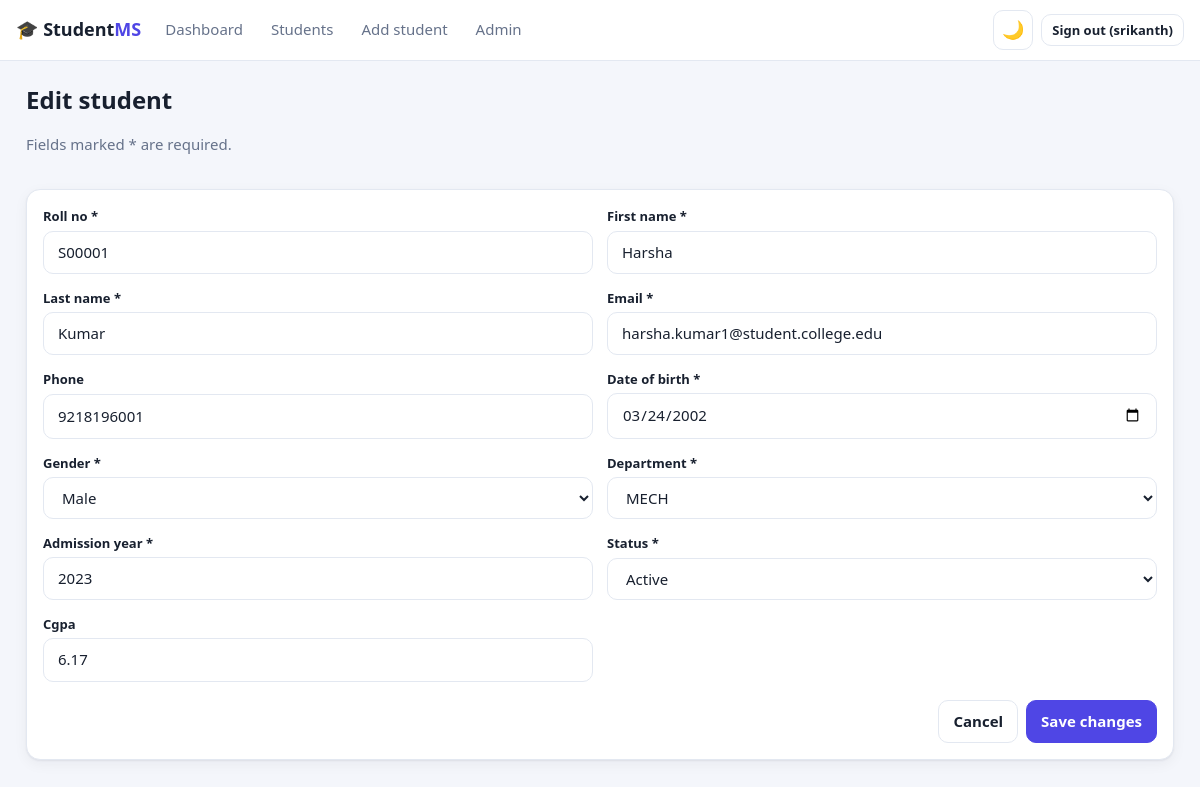
The page /students/1/edit/ (signed in) on the database its author committed.
### students/models.py (models this page shows, shortened)
class Student(models.Model):
    class Gender(models.TextChoices):
        MALE = "M", "Male"
        FEMALE = "F", "Female"
        OTHER = "O", "Other"
    class Status(models.TextChoices):
        ACTIVE = "ACTIVE", "Active"
        GRADUATED = "GRADUATED", "Graduated"
        SUSPENDED = "SUSPENDED", "Suspended"
        DROPPED = "DROPPED", "Dropped"
    roll_no = models.CharField(max_length=20, unique=True)
    first_name = models.CharField(max_length=60)
    last_name = models.CharField(max_length=60)
    email = models.EmailField(unique=True)
    phone = models.CharField(
        max_length=15,
        blank=True,
        validators=[RegexValidator(r"^[0-9+]{7,15}$", "Enter 7-15 digits (a leading + is allowed).")],
    )
    date_of_birth = models.DateField()
    gender = models.CharField(max_length=1, choices=Gender.choices)
    department = models.ForeignKey(Department, on_delete=models.PROTECT, related_name="students")
    admission_year = models.PositiveSmallIntegerField(
        validators=[MinValueValidator(2000), MaxValueValidator(2100)]
    )
    status = models.CharField(max_length=10, choices=Status.choices, default=Status.ACTIVE)
    cgpa = models.DecimalField(
        max_digits=4, decimal_places=2, null=True, blank=True,
        validators=[MinValueValidator(0), MaxValueValidator(10)],
    )
    created_at = models.DateTimeField(auto_now_add=True)
    updated_at = models.DateTimeField(auto_now=True)
    class Meta:
        ordering = ["roll_no"]
        indexes = [
            models.Index(fields=["department", "status"]),
            models.Index(fields=["last_name", "first_name"]),
            models.Index(fields=["admission_year"]),
        ]

### students/views.py (the view, shortened to what this page needs)
# urls.py: path("students/<int:pk>/edit/", views.StudentUpdateView.as_view(), name="student_edit"),
class StudentUpdateView(LoginRequiredMixin, UpdateView):
    model = Student
    form_class = StudentForm
    template_name = "students/student_form.html"
    success_url = reverse_lazy("student_list")
    extra_context = {"title": "Edit student", "submit_label": "Save changes"}

### students/forms.py (shortened to what this page needs)
class StudentForm(forms.ModelForm):
    class Meta:
        model = Student
        fields = [
            "roll_no", "first_name", "last_name", "email", "phone", "date_of_birth",
            "gender", "department", "admission_year", "status", "cgpa",
        ]
        widgets = {
            "date_of_birth": forms.DateInput(attrs={"type": "date"}, format="%Y-%m-%d"),
            "cgpa": forms.NumberInput(attrs={"step": "0.01", "min": "0", "max": "10"}),
        }
    def __init__(self, *args, **kwargs):
        super().__init__(*args, **kwargs)
        for name, field in self.fields.items():
            field.widget.attrs.setdefault("class", "input")
        self.fields["date_of_birth"].input_formats = ["%Y-%m-%d"]

### students/models.py (called while the page is built)
    def __str__(self):
        return self.code

### templates/students/student_form.html (shortened to what this page needs)
{% extends "base.html" %}
{% block content %}
<div class="page-head"><div><h1>{{ title }}</h1><p class="muted">Fields marked * are required.</p></div></div>
<div class="panel">
  <form method="post" novalidate>
    <div class="form-grid">
      {% for field in form %}
      <div class="field">
        <label for="{{ field.id_for_label }}">{{ field.label }}{% if field.field.required %} *{% endif %}</label>
        {{ field }}
      </div>
      {% endfor %}
    </div>
    <div class="row end" style="margin-top:18px">
      <a class="btn ghost" href="{% url 'student_list' %}">Cancel</a>
      <button class="btn">{{ submit_label }}</button>
    </div>
  </form>
</div>
{% endblock %}

### templates/base.html (shortened to what this page needs)
{% load static %}<!doctype html>
<html lang="en" data-theme="light">
<head>
  <link rel="stylesheet" href="{% static 'css/app.css' %}">
</head>
<body>
{% if user.is_authenticated %}
<header class="topbar">
  <a class="brand" href="{% url 'dashboard' %}">🎓 Student<b>MS</b></a>
  <div class="menu" id="menu">
    <nav class="nav">
      <a href="{% url 'dashboard' %}" class="{% if request.resolver_match.url_name == 'dashboard' %}active{% endif %}">Dashboard</a>
      <a href="{% url 'student_list' %}" class="{% if request.resolver_match.url_name == 'student_list' %}active{% endif %}">Students</a>
      <a href="{% url 'student_add' %}" class="{% if request.resolver_match.url_name == 'student_add' %}active{% endif %}">Add student</a>
      {% if user.is_staff %}<a href="{% url 'admin:index' %}">Admin</a>{% endif %}
    </nav>
    <div class="actions">
      <button class="icon-btn" id="themeToggle" aria-label="Toggle dark mode">🌙</button>
      <form method="post" action="{% url 'logout' %}">{% csrf_token %}
        <button class="btn ghost small">Sign out ({{ user.username }})</button>
      </form>
    </div>
  </div>
</header>
{% endif %}
<main class="container">
  {% block content %}{% endblock %}
</main>
</body>
</html>

### static/css/app.css (style rules this page uses)
:root { --bg:#f4f6fb;--surface:#fff;--text:#18202f;--muted:#66728a;--line:#e3e8f1;--brand:#4f46e5;--brand-contrast:#fff;--ok:#10985a;--warn:#c9741a;--bad:#d6303d;--info:#2874d6;--c1:#4f46e5;--c2:#10b981;--c3:#f59e0b;--c4:#ef4444;--c5:#06b6d4;--c6:#a855f7;--shadow:0 1px 2px rgba(16,24,40,.06),0 4px 14px rgba(16,24,40,.05);--r:14px }
* { box-sizing:border-box }
html { color-scheme:light }
body { margin:0;font:15px/1.55 system-ui,-apple-system,"Segoe UI",Roboto,sans-serif;background:var(--bg);color:var(--text);transition:background .2s,color .2s }
a { color:var(--brand) }
h1 { font-size:24px;margin:0 0 4px }
.muted { color:var(--muted) }
.container { max-width:1180px;margin:0 auto;padding:20px 16px 48px }
.page-head { display:flex;justify-content:space-between;align-items:flex-start;gap:12px;flex-wrap:wrap;margin-bottom:18px }
.topbar { position:sticky;top:0;z-index:20;display:flex;align-items:center;gap:12px;flex-wrap:wrap;padding:10px 16px;background:var(--surface);border-bottom:1px solid var(--line) }
.brand { font-weight:600;font-size:18px;text-decoration:none;color:var(--text) }
.brand b { color:var(--brand) }
.menu { display:flex;flex:1;align-items:center;justify-content:space-between;gap:12px }
.nav { display:flex;gap:4px;flex-wrap:wrap }
.nav a { padding:8px 12px;border-radius:9px;text-decoration:none;color:var(--muted);font-weight:500 }
.actions { display:flex;gap:8px;align-items:center }
.actions form { margin:0 }
.btn,.input,select.input { font:inherit;border-radius:10px;border:1px solid var(--line);background:var(--surface);color:var(--text);padding:9px 14px;min-height:40px }
.btn { display:inline-flex;align-items:center;gap:6px;justify-content:center;text-decoration:none;font-weight:600;cursor:pointer;background:var(--brand);color:var(--brand-contrast);border-color:var(--brand) }
.btn.ghost { background:transparent;color:var(--text);border-color:var(--line) }
.btn.small { padding:5px 10px;min-height:32px;font-size:13px }
.icon-btn { background:transparent;border:1px solid var(--line);color:var(--text);border-radius:10px;width:40px;height:40px;font-size:18px;cursor:pointer }
.panel { background:var(--surface);border:1px solid var(--line);border-radius:var(--r);padding:16px;box-shadow:var(--shadow) }
.row { display:flex;gap:8px;flex-wrap:wrap;align-items:center }
.row.end { justify-content:flex-end }
.form-grid { display:grid;gap:14px;grid-template-columns:1fr 1fr }
.field { display:grid;gap:4px }
.field label { font-size:13px;font-weight:600 }
.field .input { width:100% }

### rows shown on the page
Student: form "S00001" "Harsha" "Kumar" "harsha.kumar1@student.college.edu" "9218196001" "03/24/2002" "Male" "MECH" "2023" "Active" "6.17"

### other values the page prints
{{ user.username }} "srikanth"
{{ title }} "Edit student"
{{ field.label }} "Roll no" "First name" "Last name" "Email" "Phone" "Date of birth" "Gender" "Department" "Admission year" "Status" "Cgpa"
{{ submit_label }} "Save changes"
